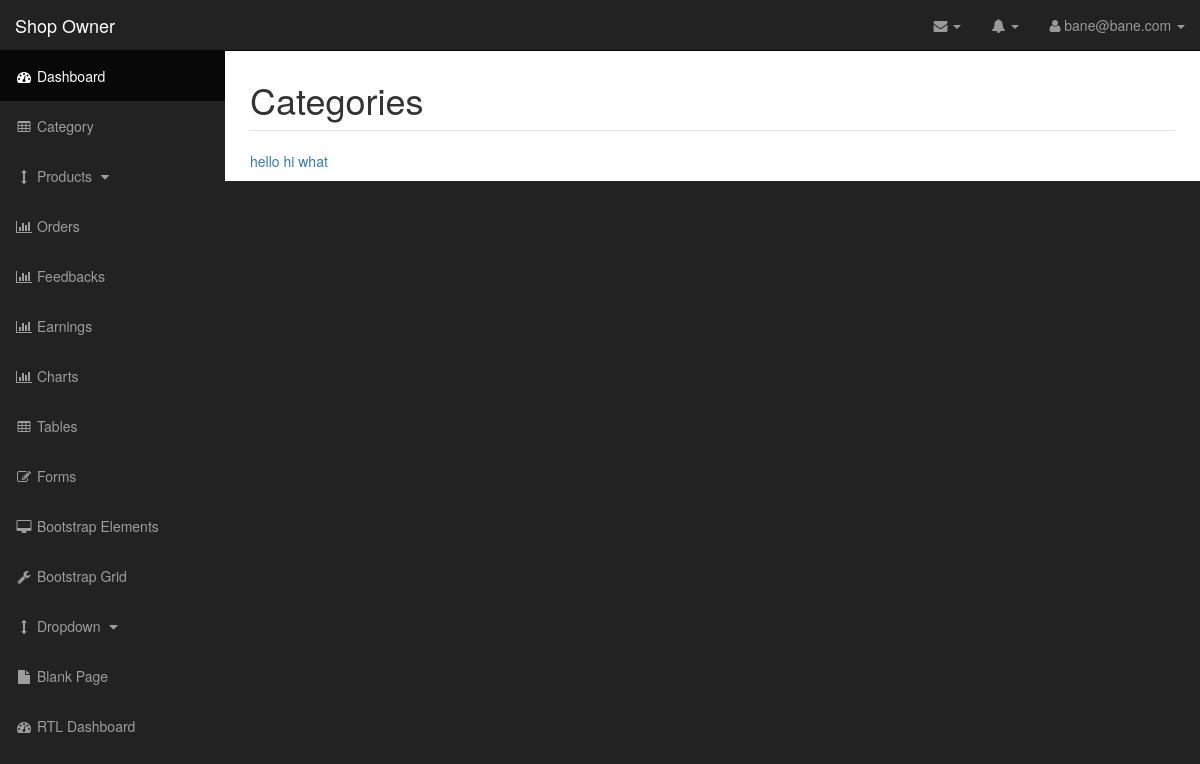
The page /shopowner/category/ (signed in) on the database its author committed.
### app/models.py (models this page shows, shortened)
class MyUser(AbstractBaseUser, PermissionsMixin):
    USERNAME_FIELD = 'email'
    email = models.EmailField(unique=True)
    fname = models.CharField(max_length=120, null=True, blank=True)
    lname = models.CharField(max_length=120, null=True, blank=True)
    is_Customer = models.BooleanField(default=False)
    is_ShopOwner = models.BooleanField(default=False)
    is_staff = models.BooleanField(default=False)
    is_active = models.BooleanField(default=True)
    is_admin = models.BooleanField(default=False)
    class Meta:
        ordering = ['email']
    object = MyUserManager()

class Category(models.Model):
    cname = models.CharField(max_length=120)
    is_active = models.BooleanField(default=True)
    class Meta:
        ordering = ['cname']

### app/views.py (the view)
# urls.py: url(r'^shopowner/category/$', 'app.views.sview_category', name='sview_category'),
def sview_category(request):
	if request.user.is_ShopOwner:
		shopowner = MyUser.object.get(pk=request.user.id)
		category = Category.objects.all()
		return render(request, 'shopowner/viewcategory.html', {'shopowner': shopowner, 'category':category})

### app/templates/shopowner/viewcategory.html
{%extends 'shopowner/shopowner.html'%}
{%block content%}
<h1>Categories</h1>
<legend></legend>
{%for category in category%}
<a href="/shopowner/category/{{category.id}}">{{category.cname}}
{%endfor%}
{%endblock%}

### app/templates/shopowner/shopowner.html (shortened to what this page needs)
<!DOCTYPE html>
{%load staticfiles%}
<html lang="en">
<head>
    <link href="{% static "css/bootstrap.min.css" %}" rel="stylesheet">
    <link href="{% static "css/sb-admin.css" %}" rel="stylesheet">
    <link href="{% static "css/plugins/morris.css" %}" rel="stylesheet">
    <link href="{% static "font-awesome/css/font-awesome.min.css" %}" rel="stylesheet" type="text/css">
</head>
<body>
    <div id="wrapper">
        <nav class="navbar navbar-inverse navbar-fixed-top" role="navigation">
            <div class="navbar-header">
                <a class="navbar-brand" href="/shopowner/dashboard/">Shop Owner</a>
            </div>
            <ul class="nav navbar-right top-nav">
                <li class="dropdown">
                    <a href="#" class="dropdown-toggle" data-toggle="dropdown"><i class="fa fa-envelope"></i> <b class="caret"></b></a>
                </li>
                <li class="dropdown">
                    <a href="#" class="dropdown-toggle" data-toggle="dropdown"><i class="fa fa-bell"></i> <b class="caret"></b></a>
                </li>
                <li class="dropdown">
                    <a href="#" class="dropdown-toggle" data-toggle="dropdown"><i class="fa fa-user"></i> {{shopowner.email}} <b class="caret"></b></a>
                </li>
            </ul>
            <div class="collapse navbar-collapse navbar-ex1-collapse">
                <ul class="nav navbar-nav side-nav">
                    <li class="active">
                        <a href="/shopowner/dashboard/"><i class="fa fa-fw fa-dashboard"></i> Dashboard</a>
                    </li>
                    <li>
                        <a href="/shopowner/category/"><i class="fa fa-fw fa-table"></i> Category</a>
                    </li>
                    <li>
                        <a href="javascript:;" data-toggle="collapse" data-target="#addproduct"><i class="fa fa-fw fa-arrows-v"></i> Products <i class="fa fa-fw fa-caret-down"></i></a>
                    </li>
                     <li>
                        <a href="charts.html"><i class="fa fa-fw fa-bar-chart-o"></i> Orders</a>
                    </li>
                     <li>
                        <a href="charts.html"><i class="fa fa-fw fa-bar-chart-o"></i> Feedbacks</a>
                    </li>
                    <li>
                        <a href="charts.html"><i class="fa fa-fw fa-bar-chart-o"></i> Earnings</a>
                    </li>
                    <li>
                        <a href="charts.html"><i class="fa fa-fw fa-bar-chart-o"></i> Charts</a>
                    </li>
                    <li>
                        <a href="tables.html"><i class="fa fa-fw fa-table"></i> Tables</a>
                    </li>
                    <li>
                        <a href="forms.html"><i class="fa fa-fw fa-edit"></i> Forms</a>
                    </li>
                    <li>
                        <a href="bootstrap-elements.html"><i class="fa fa-fw fa-desktop"></i> Bootstrap Elements</a>
                    </li>
                    <li>
                        <a href="bootstrap-grid.html"><i class="fa fa-fw fa-wrench"></i> Bootstrap Grid</a>
                    </li>
                    <li>
                        <a href="javascript:;" data-toggle="collapse" data-target="#demo"><i class="fa fa-fw fa-arrows-v"></i> Dropdown <i class="fa fa-fw fa-caret-down"></i></a>
                    </li>
                    <li>
                        <a href="blank-page.html"><i class="fa fa-fw fa-file"></i> Blank Page</a>
                    </li>
                    <li>
                        <a href="index-rtl.html"><i class="fa fa-fw fa-dashboard"></i> RTL Dashboard</a>
                    </li>
                </ul>
            </div>
        </nav>
        <div id="page-wrapper">
            <div class="container-fluid">
                {%block content%} {%endblock%}
        </div>
    </div>
</body>
</html>

### app/static/css/sb-admin.css (style rules this page uses)
body { margin-top: 100px; background-color: #222; }
@media (min-width:768px) { body { margin-top: 50px; } }
#wrapper { padding-left: 0; }
#page-wrapper { width: 100%; padding: 0; background-color: #fff; }
@media (min-width:768px) { #wrapper { padding-left: 225px; } }
@media (min-width:768px) { #page-wrapper { padding: 10px; } }
.top-nav { padding: 0 15px; }
.top-nav>li { display: inline-block; float: left; }
.top-nav>li>a { padding-top: 15px; padding-bottom: 15px; line-height: 20px; color: #999; }
@media (min-width:768px) { .side-nav { position: fixed; top: 51px; left: 225px; width: 225px; margin-left: -225px; border: none; border-radius: 0; overflow-y: auto; background-color: #222; bottom: 0; overflow-x: hidden; padding-bottom: 40px; } }
@media (min-width:768px) { .side-nav>li>a { width: 225px; } }

### rows shown on the page
MyUser: email "bane@bane.com"
Category: cname "hello"
Category: cname "hi"
Category: cname "what"
